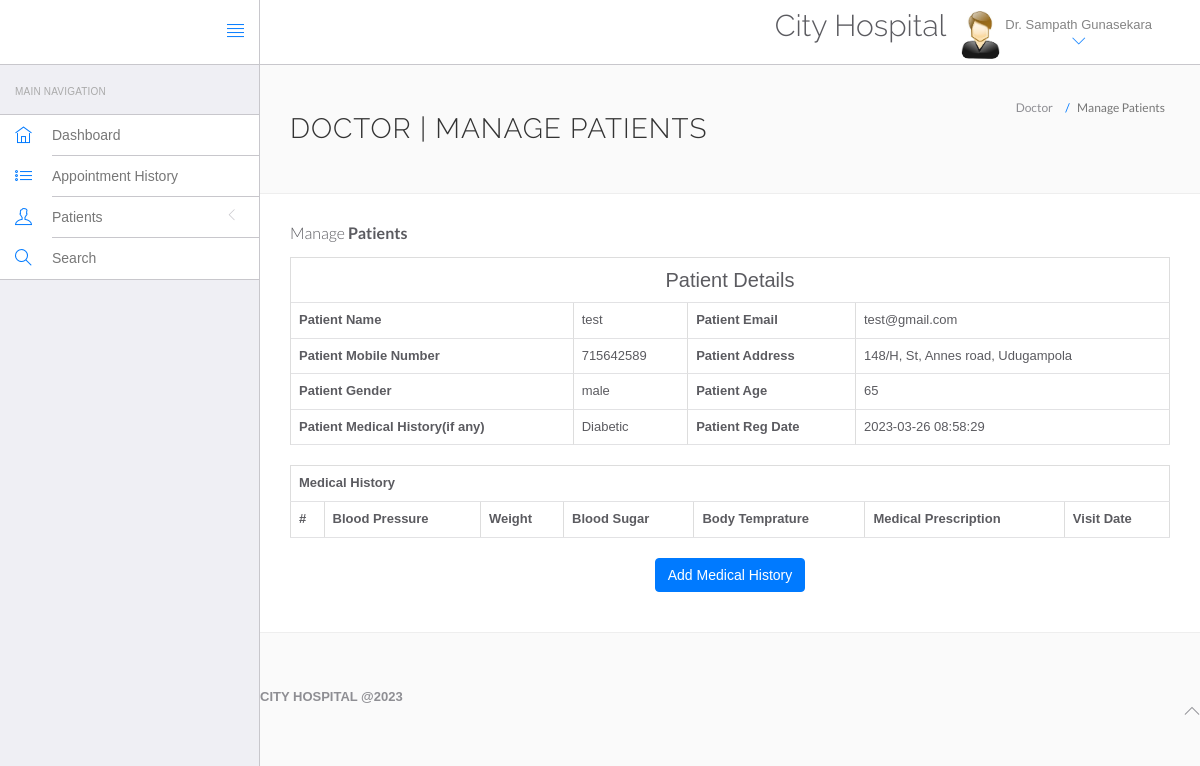
The app's page /System/website/doctor/view-patient.php?viewid=1 (signed in) with its own data.
### tables this page shows
CREATE TABLE `doctors` (
  `id` int(11) NOT NULL,
  `specilization` varchar(255) DEFAULT NULL,
  `doctorName` varchar(255) DEFAULT NULL,
  `address` longtext DEFAULT NULL,
  `docFees` varchar(255) DEFAULT NULL,
  `contactno` bigint(11) DEFAULT NULL,
  `docEmail` varchar(255) DEFAULT NULL,
  `password` varchar(255) DEFAULT NULL,
  `creationDate` timestamp NULL DEFAULT current_timestamp(),
  `updationDate` timestamp NULL DEFAULT NULL ON UPDATE current_timestamp()
);

CREATE TABLE `tblpatient` (
  `ID` int(10) NOT NULL,
  `Docid` int(10) DEFAULT NULL,
  `PatientName` varchar(200) DEFAULT NULL,
  `PatientContno` bigint(10) DEFAULT NULL,
  `PatientEmail` varchar(200) DEFAULT NULL,
  `PatientGender` varchar(50) DEFAULT NULL,
  `PatientAdd` mediumtext DEFAULT NULL,
  `PatientAge` int(10) DEFAULT NULL,
  `PatientMedhis` mediumtext DEFAULT NULL,
  `CreationDate` timestamp NULL DEFAULT current_timestamp(),
  `UpdationDate` timestamp NULL DEFAULT NULL ON UPDATE current_timestamp()
);

### System/website/doctor/view-patient.php (the view, shortened to what this page needs)
<?php
include('include/config.php');
if(strlen($_SESSION['id']==0)) {
 header('location:logout.php');
  } else{
?>
<!DOCTYPE html>
<html lang="en">
	<head>
		<link rel="stylesheet" href="vendor/bootstrap/css/bootstrap.min.css">
		<link rel="stylesheet" href="vendor/fontawesome/css/font-awesome.min.css">
		<link rel="stylesheet" href="vendor/themify-icons/themify-icons.min.css">
		<link href="vendor/animate.css/animate.min.css" rel="stylesheet" media="screen">
		<link href="vendor/perfect-scrollbar/perfect-scrollbar.min.css" rel="stylesheet" media="screen">
		<link href="vendor/switchery/switchery.min.css" rel="stylesheet" media="screen">
		<link href="vendor/bootstrap-touchspin/jquery.bootstrap-touchspin.min.css" rel="stylesheet" media="screen">
		<link href="vendor/select2/select2.min.css" rel="stylesheet" media="screen">
		<link href="vendor/bootstrap-datepicker/bootstrap-datepicker3.standalone.min.css" rel="stylesheet" media="screen">
		<link href="vendor/bootstrap-timepicker/bootstrap-timepicker.min.css" rel="stylesheet" media="screen">
		<link rel="stylesheet" href="assets/css/styles.css">
		<link rel="stylesheet" href="assets/css/plugins.css">
		<link rel="stylesheet" href="assets/css/themes/theme-1.css" id="skin_color" />
	</head>
	<body>
		<div id="app">
<?php include('include/sidebar.php');?>
<div class="app-content">
<?php include('include/header.php');?>
<div class="main-content" >
<div class="wrap-content container" id="container">
<section id="page-title">
<div class="row">
<div class="col-sm-8">
<h1 class="mainTitle">Doctor | Manage Patients</h1>
</div>
<ol class="breadcrumb">
<li>
<span>Doctor</span>
</li>
<li class="active">
<span>Manage Patients</span>
</li>
</ol>
</div>
</section>
<div class="container-fluid container-fullw bg-white">
<div class="row">
<div class="col-md-12">
<h5 class="over-title margin-bottom-15">Manage <span class="text-bold">Patients</span></h5>
<?php
                               $vid=$_GET['viewid'];
                               $ret=mysqli_query($con,"select * from tblpatient where ID='$vid'");
while ($row=mysqli_fetch_array($ret)) {
                               ?>
<table border="1" class="table table-bordered">
 <tr align="center">
<td colspan="4" style="font-size:20px;color:blue">
 Patient Details</td></tr>
    <tr>
    <th scope>Patient Name</th>
    <td><?php  echo $row['PatientName'];?></td>
    <th scope>Patient Email</th>
    <td><?php  echo $row['PatientEmail'];?></td>
  </tr>
  <tr>
    <th scope>Patient Mobile Number</th>
    <td><?php  echo $row['PatientContno'];?></td>
    <th>Patient Address</th>
    <td><?php  echo $row['PatientAdd'];?></td>
  </tr>
    <tr>
    <th>Patient Gender</th>
    <td><?php  echo $row['PatientGender'];?></td>
    <th>Patient Age</th>
    <td><?php  echo $row['PatientAge'];?></td>
  </tr>
  <tr>
    <th>Patient Medical History(if any)</th>
    <td><?php  echo $row['PatientMedhis'];?></td>
     <th>Patient Reg Date</th>
    <td><?php  echo $row['CreationDate'];?></td>
  </tr>
<?php }?>
</table>
<table id="datatable" class="table table-bordered dt-responsive nowrap" style="border-collapse: collapse; border-spacing: 0; width: 100%;">
  <tr align="center">
   <th colspan="8" >Medical History</th>
  </tr>
  <tr>
    <th>#</th>
<th>Blood Pressure</th>
<th>Weight</th>
<th>Blood Sugar</th>
<th>Body Temprature</th>
<th>Medical Prescription</th>
<th>Visit Date</th>
</tr>
</table>
<p align="center">
 <button class="btn btn-primary waves-effect waves-light w-lg" data-toggle="modal" data-target="#myModal">Add Medical History</button></p>
</div>
</div>
</div>
</div>
	<?php include('include/footer.php');?>
		</div>
	</body>
</html>
<?php }  ?>

### System/website/doctor/include/header.php (shortened to what this page needs)
<header class="navbar navbar-default navbar-static-top">
					<div class="navbar-header">
						<a class="navbar-brand" href="#">
						</a>
						<a href="#" class="sidebar-toggler pull-right visible-md visible-lg" data-toggle-class="app-sidebar-closed" data-toggle-target="#app">
							<i class="ti-align-justify"></i>
						</a>
					</div>
					<div class="navbar-collapse collapse">
						<ul class="nav navbar-right">
								<li  style="padding-top:2% ">
								<h2>City Hospital</h2>
							</li>
							<li class="dropdown current-user">
								<a href class="dropdown-toggle" data-toggle="dropdown">
									<img src="assets/images/images.jpg" > <span class="username">
									<?php $query=mysqli_query($con,"select doctorName from doctors where id='".$_SESSION['id']."'");
while($row=mysqli_fetch_array($query))
{
	echo $row['doctorName'];
}
									?> <i class="ti-angle-down"></i></i></span>
								</a>
							</li>
						</ul>
					</div>
				</header>

### System/website/doctor/assets/css/themes/theme-1.css (style rules this page uses)
body { background: #FAFAFA; }
header .navbar-header { background: #ffffff !important; border-right-color: #c8c7cc !important; border-bottom-color: #c8c7cc !important; }
header .navbar-header .sidebar-toggler, header .navbar-header .sidebar-mobile-toggler { color: #007aff !important; }
header .navbar-header .navbar-brand { color: #777 !important; }
header .navbar-collapse { background: #ffffff !important; border-bottom-color: #c8c7cc !important; box-shadow: none !important; }
header .navbar-collapse .navbar-right > li > a { color: #777; }
header .navbar-collapse .navbar-right > li > a i { color: #007aff !important; }

### records on screen
doctors: doctorName "Dr. Sampath Gunasekara"
tblpatient: PatientName "test", PatientEmail "test@gmail.com", PatientContno "715642589", PatientAdd "148/H, St, Annes road, Udugampola", PatientGender "male", PatientAge "65", PatientMedhis "Diabetic", CreationDate "2023-03-26 08:58:29"
